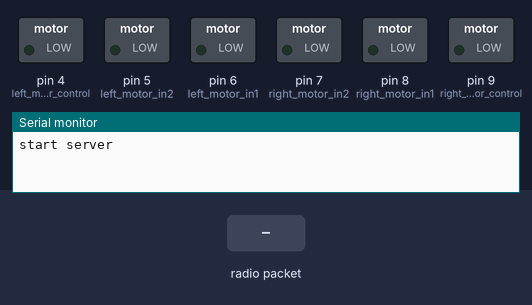
This sketch was run on a simulated Arduino Uno, built with avr-gcc and run on an emulated ATmega328P. Parts: switched loads named in the sketch (green lamp = pin HIGH), the last lines printed to the serial monitor. Inputs (shaded band) come from the test bench. No radio packets arrive unless stated.

Above: at 1.2 s.
1.3 s: radio packet "1" arrives
At 2.0 s:
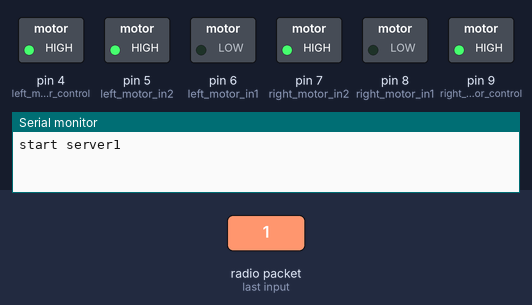
2.8 s: radio packet "0" arrives
At 4.0 s:
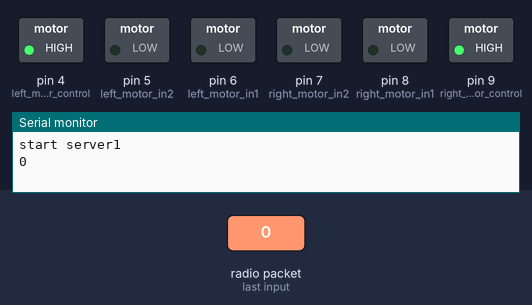
4.3 s: radio packet "2" arrives
At 5.4 s:
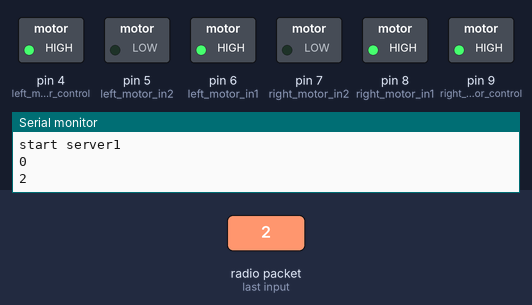
Timing chart, 0 to 7.3 s (numbered marks = the images above; inputs shaded):
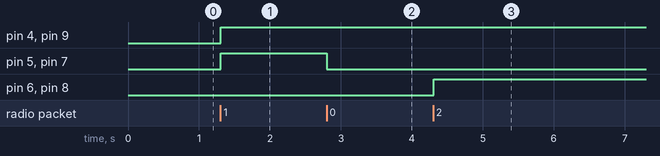

Measured:
- after the input at 1.3 s, pin 4 (left_motor_control), pin 5 (left_motor_in2), pin 7 (right_motor_in2), pin 9 (right_motor_control): LOW → HIGH at once
- after the input at 2.8 s, pin 5 (left_motor_in2), pin 7 (right_motor_in2): HIGH → LOW at once
- after the input at 4.3 s, pin 6 (left_motor_in1), pin 8 (right_motor_in1): LOW → HIGH at once

The sketch:

motorcar.ino
```cpp
#include <SPI.h>
#include "nRF24L01.h"
#include "RF24.h"

#define COMMAND_STOP '0'
#define COMMAND_FOWERD '1'
#define COMMAND_BACK '2'
#define COMMAND_TURN_RIGHT '3'
#define COMMAND_TURN_LEFT '4'

int right_motor_in1 = 8;
int right_motor_in2 = 7;
int right_motor_control = 9;

int left_motor_in1 = 6;
int left_motor_in2 = 5;
int left_motor_control = 4;

int speed_level = 0;

RF24 radio(2, 3);

void setup() {
  Serial.begin(9600);
  Serial.write("start server");


  pinMode(left_motor_in1, OUTPUT);
  pinMode(left_motor_in2, OUTPUT);
  pinMode(left_motor_control, OUTPUT);
  pinMode(right_motor_in1, OUTPUT);
  pinMode(right_motor_in2, OUTPUT);
  pinMode(right_motor_control, OUTPUT);

  // 通信開始
  radio.begin();

  // リトライ回数の設定
  //.setRetries(15, 15);

  // 書き込み用のパイプを開く
  const byte address_w[6] = "00002";
  const byte address_r[6] = "00001";
  //radio.openWritingPipe(0xF0F0F0F0D2LL);
  // 読み込み用のパイプを開く
  radio.openReadingPipe(0, address_r);
  radio.setPALevel(RF24_PA_MIN);
  radio.startListening();
}

int get_motor_speed() {

  if (speed_level > 8) {
    speed_level = 8;
  } else if (speed_level < 1) {
    speed_level = 0;
  }
  return 15 + (speed_level * 30);
}

void turn_right() {


  digitalWrite(left_motor_in1, LOW);
  digitalWrite(left_motor_in2, LOW);
  digitalWrite(right_motor_in1, LOW);
  digitalWrite(right_motor_in2, HIGH);
  analogWrite(right_motor_control, get_motor_speed());
}

void turn_left() {

  digitalWrite(right_motor_in1, LOW);
  digitalWrite(right_motor_in2, LOW);
  digitalWrite(left_motor_in1, LOW);
  digitalWrite(left_motor_in2, HIGH);
  analogWrite(left_motor_control, get_motor_speed());
}

void fowerd() {

  digitalWrite(right_motor_in1, LOW);
  digitalWrite(right_motor_in2, HIGH);
  analogWrite(right_motor_control, get_motor_speed());
  digitalWrite(left_motor_in1, LOW);
  digitalWrite(left_motor_in2, HIGH);
  analogWrite(left_motor_control, get_motor_speed());
}

void back() {

  digitalWrite(right_motor_in1, HIGH);
  digitalWrite(right_motor_in2, LOW);
  analogWrite(right_motor_control, get_motor_speed());
  digitalWrite(left_motor_in1, HIGH);
  digitalWrite(left_motor_in2, LOW);
  analogWrite(left_motor_control, get_motor_speed());
}

void stop() {

  digitalWrite(right_motor_in1, LOW);
  digitalWrite(right_motor_in2, LOW);
  digitalWrite(left_motor_in1, LOW);
  digitalWrite(left_motor_in2, LOW);
}

void command_input(char command) {

  Serial.println(command);
  if (command == COMMAND_FOWERD) {
    fowerd();
  } else if (command == COMMAND_BACK) {
    back();
  } else if (command == COMMAND_TURN_RIGHT) {
    turn_right();
  } else if (command == COMMAND_TURN_LEFT) {
    turn_left();
  }else {
    stop();
    //back();
  }

}

void loop() {
  // put your main code here, to run repeatedly:
  char c[] = " ";

  //Serial.println("start receive");
  if ( radio.available() ) {
    //Serial.print("received char = ");
    bool done = false;
    radio.read(&c, sizeof(c) );


    speed_level = 8;
    command_input(c[0]);

  } else {
    //radio.write('a', sizeof(char) );
  }
  delay(10);

}
```
